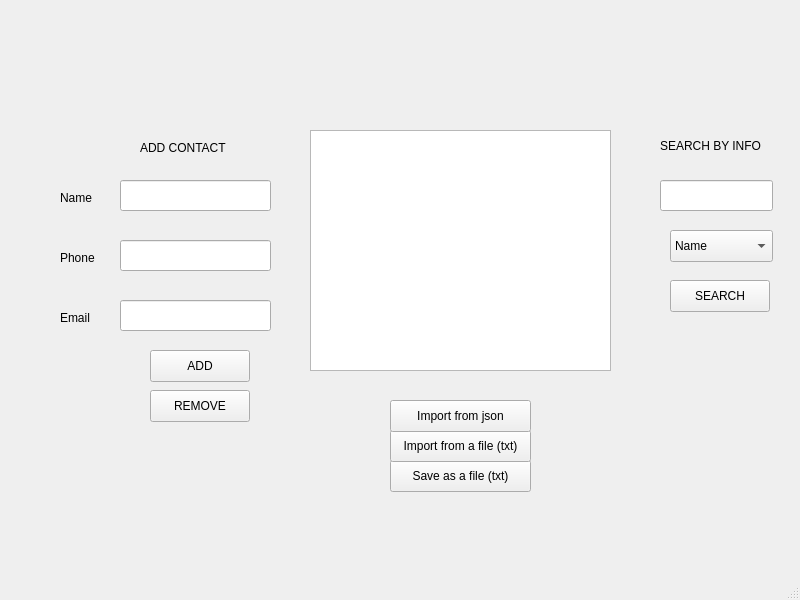
<?xml version="1.0" encoding="UTF-8"?>
<ui version="4.0">
 <class>MainWindow</class>
 <widget class="QMainWindow" name="MainWindow">
  <property name="geometry">
   <rect>
    <x>0</x>
    <y>0</y>
    <width>800</width>
    <height>600</height>
   </rect>
  </property>
  <property name="windowTitle">
   <string>MainWindow</string>
  </property>
  <widget class="QWidget" name="centralwidget">
   <widget class="QLineEdit" name="nameLineEdit">
    <property name="geometry">
     <rect>
      <x>120</x>
      <y>180</y>
      <width>151</width>
      <height>31</height>
     </rect>
    </property>
    <property name="text">
     <string/>
    </property>
   </widget>
   <widget class="QLineEdit" name="phoneLineEdit">
    <property name="geometry">
     <rect>
      <x>120</x>
      <y>240</y>
      <width>151</width>
      <height>31</height>
     </rect>
    </property>
    <property name="text">
     <string/>
    </property>
   </widget>
   <widget class="QLineEdit" name="emailLineEdit">
    <property name="geometry">
     <rect>
      <x>120</x>
      <y>300</y>
      <width>151</width>
      <height>31</height>
     </rect>
    </property>
    <property name="text">
     <string/>
    </property>
   </widget>
   <widget class="QPushButton" name="addButton">
    <property name="geometry">
     <rect>
      <x>150</x>
      <y>350</y>
      <width>100</width>
      <height>32</height>
     </rect>
    </property>
    <property name="text">
     <string>ADD</string>
    </property>
   </widget>
   <widget class="QLabel" name="addLabel">
    <property name="geometry">
     <rect>
      <x>140</x>
      <y>140</y>
      <width>91</width>
      <height>16</height>
     </rect>
    </property>
    <property name="text">
     <string>ADD CONTACT</string>
    </property>
   </widget>
   <widget class="QPushButton" name="searchButton">
    <property name="geometry">
     <rect>
      <x>670</x>
      <y>280</y>
      <width>100</width>
      <height>32</height>
     </rect>
    </property>
    <property name="text">
     <string>SEARCH</string>
    </property>
   </widget>
   <widget class="QPushButton" name="removeButton">
    <property name="geometry">
     <rect>
      <x>150</x>
      <y>390</y>
      <width>100</width>
      <height>32</height>
     </rect>
    </property>
    <property name="text">
     <string>REMOVE</string>
    </property>
   </widget>
   <widget class="QLabel" name="nameLabel">
    <property name="geometry">
     <rect>
      <x>60</x>
      <y>190</y>
      <width>58</width>
      <height>16</height>
     </rect>
    </property>
    <property name="text">
     <string>Name</string>
    </property>
   </widget>
   <widget class="QLabel" name="phoneLabel">
    <property name="geometry">
     <rect>
      <x>60</x>
      <y>250</y>
      <width>58</width>
      <height>16</height>
     </rect>
    </property>
    <property name="text">
     <string>Phone</string>
    </property>
   </widget>
   <widget class="QLabel" name="emailLabel">
    <property name="geometry">
     <rect>
      <x>60</x>
      <y>310</y>
      <width>58</width>
      <height>16</height>
     </rect>
    </property>
    <property name="text">
     <string>Email</string>
    </property>
   </widget>
   <widget class="QListWidget" name="contactListWidget">
    <property name="geometry">
     <rect>
      <x>310</x>
      <y>130</y>
      <width>301</width>
      <height>241</height>
     </rect>
    </property>
   </widget>
   <widget class="QPushButton" name="saveButton">
    <property name="geometry">
     <rect>
      <x>390</x>
      <y>460</y>
      <width>141</width>
      <height>32</height>
     </rect>
    </property>
    <property name="text">
     <string>Save as a file (txt)</string>
    </property>
   </widget>
   <widget class="QPushButton" name="loadButton">
    <property name="geometry">
     <rect>
      <x>390</x>
      <y>430</y>
      <width>141</width>
      <height>32</height>
     </rect>
    </property>
    <property name="text">
     <string>Import from a file (txt)</string>
    </property>
   </widget>
   <widget class="QComboBox" name="searchCriteriaComboBox">
    <property name="geometry">
     <rect>
      <x>670</x>
      <y>230</y>
      <width>103</width>
      <height>32</height>
     </rect>
    </property>
    <item>
     <property name="text">
      <string>Name</string>
     </property>
    </item>
    <item>
     <property name="text">
      <string>Phone</string>
     </property>
    </item>
    <item>
     <property name="text">
      <string>Email</string>
     </property>
    </item>
   </widget>
   <widget class="QLineEdit" name="searchLineEdit">
    <property name="geometry">
     <rect>
      <x>660</x>
      <y>180</y>
      <width>113</width>
      <height>31</height>
     </rect>
    </property>
   </widget>
   <widget class="QLabel" name="searchLabel">
    <property name="geometry">
     <rect>
      <x>660</x>
      <y>120</y>
      <width>111</width>
      <height>51</height>
     </rect>
    </property>
    <property name="text">
     <string>SEARCH BY INFO</string>
    </property>
   </widget>
   <widget class="QLabel" name="label">
    <property name="geometry">
     <rect>
      <x>320</x>
      <y>400</y>
      <width>58</width>
      <height>16</height>
     </rect>
    </property>
    <property name="text">
     <string/>
    </property>
   </widget>
   <widget class="QPushButton" name="loadJsonButton">
    <property name="geometry">
     <rect>
      <x>390</x>
      <y>400</y>
      <width>141</width>
      <height>32</height>
     </rect>
    </property>
    <property name="text">
     <string>Import from json</string>
    </property>
   </widget>
  </widget>
  <widget class="QMenuBar" name="menubar">
   <property name="geometry">
    <rect>
     <x>0</x>
     <y>0</y>
     <width>800</width>
     <height>42</height>
    </rect>
   </property>
  </widget>
  <widget class="QStatusBar" name="statusbar"/>
 </widget>
 <resources/>
 <connections/>
</ui>
